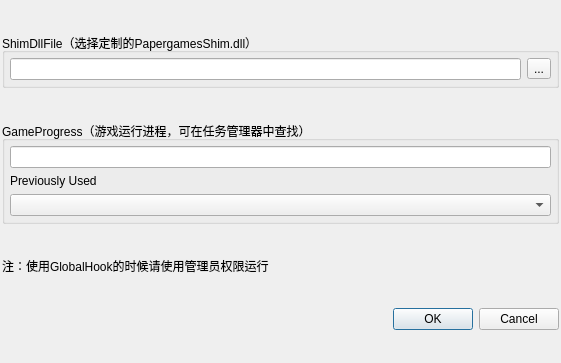
<?xml version="1.0" encoding="UTF-8"?>
<ui version="4.0">
 <class>GlobalHook</class>
 <widget class="QDialog" name="GlobalHook">
  <property name="geometry">
   <rect>
    <x>0</x>
    <y>0</y>
    <width>561</width>
    <height>363</height>
   </rect>
  </property>
  <property name="sizePolicy">
   <sizepolicy hsizetype="Preferred" vsizetype="Minimum">
    <horstretch>0</horstretch>
    <verstretch>0</verstretch>
   </sizepolicy>
  </property>
  <property name="minimumSize">
   <size>
    <width>400</width>
    <height>0</height>
   </size>
  </property>
  <property name="windowTitle">
   <string>GolbelHook</string>
  </property>
  <property name="modal">
   <bool>true</bool>
  </property>
  <layout class="QVBoxLayout" name="verticalLayout_2">
   <property name="spacing">
    <number>2</number>
   </property>
   <property name="leftMargin">
    <number>2</number>
   </property>
   <property name="topMargin">
    <number>2</number>
   </property>
   <property name="rightMargin">
    <number>2</number>
   </property>
   <property name="bottomMargin">
    <number>2</number>
   </property>
   <item>
    <widget class="QGroupBox" name="PathGroup">
     <property name="sizePolicy">
      <sizepolicy hsizetype="Preferred" vsizetype="Fixed">
       <horstretch>0</horstretch>
       <verstretch>0</verstretch>
      </sizepolicy>
     </property>
     <property name="title">
      <string>ShimDllFile（选择定制的PapergamesShim.dll）</string>
     </property>
     <layout class="QHBoxLayout" name="horizontalLayout">
      <property name="leftMargin">
       <number>5</number>
      </property>
      <property name="topMargin">
       <number>5</number>
      </property>
      <property name="rightMargin">
       <number>5</number>
      </property>
      <property name="bottomMargin">
       <number>5</number>
      </property>
      <item>
       <widget class="QLineEdit" name="shimText"/>
      </item>
      <item>
       <widget class="QToolButton" name="browse">
        <property name="text">
         <string>...</string>
        </property>
       </widget>
      </item>
     </layout>
    </widget>
   </item>
   <item>
    <widget class="QGroupBox" name="saveTextureGroup">
     <property name="sizePolicy">
      <sizepolicy hsizetype="Preferred" vsizetype="Fixed">
       <horstretch>0</horstretch>
       <verstretch>0</verstretch>
      </sizepolicy>
     </property>
     <property name="title">
      <string>GameProgress（游戏运行进程，可在任务管理器中查找）</string>
     </property>
     <layout class="QGridLayout" name="gridLayout_2">
      <property name="leftMargin">
       <number>5</number>
      </property>
      <property name="topMargin">
       <number>5</number>
      </property>
      <property name="rightMargin">
       <number>5</number>
      </property>
      <property name="bottomMargin">
       <number>5</number>
      </property>
      <item row="5" column="0">
       <widget class="QLineEdit" name="progressText"/>
      </item>
      <item row="6" column="0">
       <widget class="QLabel" name="blackLabel">
        <property name="text">
         <string>Previously Used</string>
        </property>
       </widget>
      </item>
      <item row="7" column="0">
       <widget class="QComboBox" name="PreUsedCbx"/>
      </item>
     </layout>
    </widget>
   </item>
   <item>
    <widget class="QLabel" name="label">
     <property name="sizePolicy">
      <sizepolicy hsizetype="Preferred" vsizetype="Fixed">
       <horstretch>0</horstretch>
       <verstretch>0</verstretch>
      </sizepolicy>
     </property>
     <property name="text">
      <string>注：使用GlobalHook的时候请使用管理员权限运行</string>
     </property>
    </widget>
   </item>
   <item>
    <widget class="QDialogButtonBox" name="buttonBox">
     <property name="orientation">
      <enum>Qt::Horizontal</enum>
     </property>
     <property name="standardButtons">
      <set>QDialogButtonBox::Cancel|QDialogButtonBox::Ok</set>
     </property>
    </widget>
   </item>
  </layout>
 </widget>
 <resources/>
 <connections/>
</ui>
